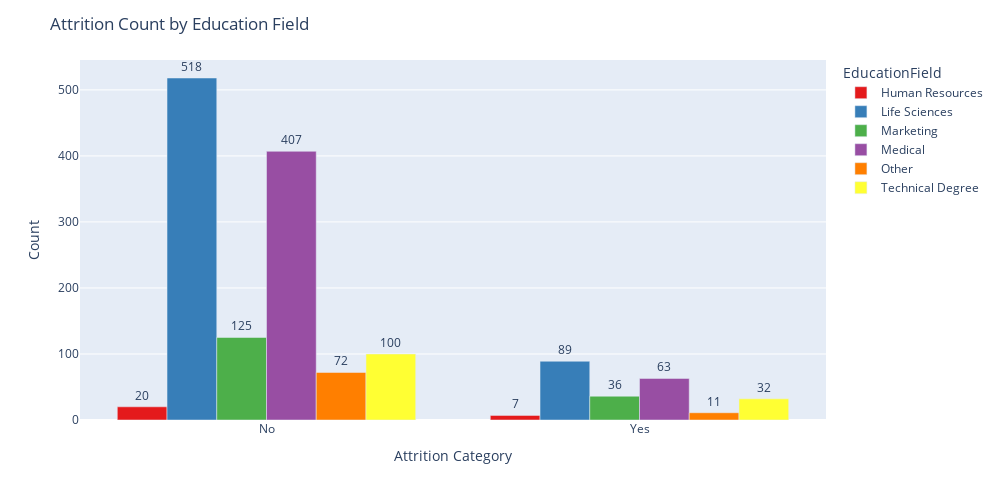

The notebook cell saved with this chart:
### Markdown cell above
### Count of Attrition by EducationField

### Code cell
import plotly.express as px

# Prepare grouped counts
grouped_counts = df.groupby(['Attrition_Category', 'EducationField']).size().reset_index(name='Count')

# Create Plotly bar chart
fig = px.bar(grouped_counts,
             x='Attrition_Category',
             y='Count',
             color='EducationField',
             barmode='group',
             text='Count',  # Show counts on bars
             color_discrete_sequence=px.colors.qualitative.Set1)

# Customize layout
fig.update_traces(textposition='outside')
fig.update_layout(title='Attrition Count by Education Field',
                  xaxis_title='Attrition Category',
                  yaxis_title='Count',
                  width=1000,
                  height=500)

fig.show()

### Figure 1 — Plotly figure (JSON) as saved in the notebook; plotly's stock layout.template omitted (floating-point values rounded to 4 significant figures)
{"data": [{"alignmentgroup": "True", "hovertemplate": "EducationField=Human Resources<br>Attrition_Category=%{x}<br>Count=%{text}<extra></extra>", "legendgroup": "Human Resources", "marker": {"color": "rgb(228,26,28)", "pattern": {"shape": ""}}, "name": "Human Resources", "offsetgroup": "Human Resources", "orientation": "v", "showlegend": true, "text": [20.0, 7.0], "textposition": "outside", "type": "bar", "x": ["No", "Yes"], "xaxis": "x", "y": [20, 7], "yaxis": "y"}, {"alignmentgroup": "True", "hovertemplate": "EducationField=Life Sciences<br>Attrition_Category=%{x}<br>Count=%{text}<extra></extra>", "legendgroup": "Life Sciences", "marker": {"color": "rgb(55,126,184)", "pattern": {"shape": ""}}, "name": "Life Sciences", "offsetgroup": "Life Sciences", "orientation": "v", "showlegend": true, "text": [518.0, 89.0], "textposition": "outside", "type": "bar", "x": ["No", "Yes"], "xaxis": "x", "y": [518, 89], "yaxis": "y"}, {"alignmentgroup": "True", "hovertemplate": "EducationField=Marketing<br>Attrition_Category=%{x}<br>Count=%{text}<extra></extra>", "legendgroup": "Marketing", "marker": {"color": "rgb(77,175,74)", "pattern": {"shape": ""}}, "name": "Marketing", "offsetgroup": "Marketing", "orientation": "v", "showlegend": true, "text": [125.0, 36.0], "textposition": "outside", "type": "bar", "x": ["No", "Yes"], "xaxis": "x", "y": [125, 36], "yaxis": "y"}, {"alignmentgroup": "True", "hovertemplate": "EducationField=Medical<br>Attrition_Category=%{x}<br>Count=%{text}<extra></extra>", "legendgroup": "Medical", "marker": {"color": "rgb(152,78,163)", "pattern": {"shape": ""}}, "name": "Medical", "offsetgroup": "Medical", "orientation": "v", "showlegend": true, "text": [407.0, 63.0], "textposition": "outside", "type": "bar", "x": ["No", "Yes"], "xaxis": "x", "y": [407, 63], "yaxis": "y"}, {"alignmentgroup": "True", "hovertemplate": "EducationField=Other<br>Attrition_Category=%{x}<br>Count=%{text}<extra></extra>", "legendgroup": "Other", "marker": {"color": "rgb(255,127,0)", "pattern": {"shape": ""}}, "name": "Other", "offsetgroup": "Other", "orientation": "v", "showlegend": true, "text": [72.0, 11.0], "textposition": "outside", "type": "bar", "x": ["No", "Yes"], "xaxis": "x", "y": [72, 11], "yaxis": "y"}, {"alignmentgroup": "True", "hovertemplate": "EducationField=Technical Degree<br>Attrition_Category=%{x}<br>Count=%{text}<extra></extra>", "legendgroup": "Technical Degree", "marker": {"color": "rgb(255,255,51)", "pattern": {"shape": ""}}, "name": "Technical Degree", "offsetgroup": "Technical Degree", "orientation": "v", "showlegend": true, "text": [100.0, 32.0], "textposition": "outside", "type": "bar", "x": ["No", "Yes"], "xaxis": "x", "y": [100, 32], "yaxis": "y"}], "layout": {"barmode": "group", "height": 500, "legend": {"title": {"text": "EducationField"}, "tracegroupgap": 0}, "margin": {"t": 60}, "title": {"text": "Attrition Count by Education Field"}, "width": 1000, "xaxis": {"anchor": "y", "domain": [0, 1], "title": {"text": "Attrition Category"}}, "yaxis": {"anchor": "x", "domain": [0, 1], "title": {"text": "Count"}}}}
